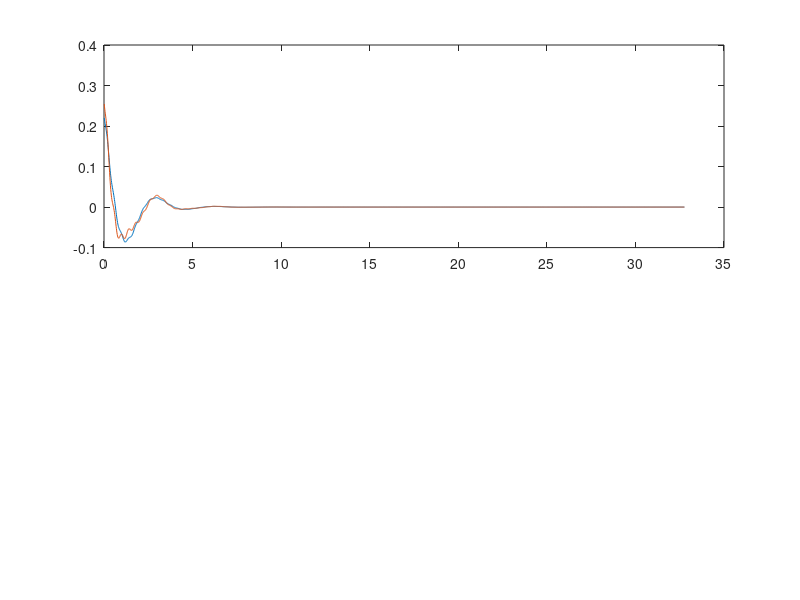

Write the MATLAB code that produced this figure. (Note: this script raises an error after producing the figure.)
%% Section 1: Plot 3pESEEM time domain and spectra for one and two equivalent 15N. This result is shown in SI Figure 4B, calculated using Equation S9-S12. 

clc;clear;

%Input parameters
tau=.210;
va=0.3;
vb=2.5;
k=0.5; %k=sin^2(2*eta)=(B*wI/wa/wb)^2, where eta is the half the angle between the two nuclear quantization axes, B is the hyperfine coupling, wI is the nuclear Larmor frequency, and wa and wb are the nuclear frequencies in the alpha and beta electron spin manifolds.
step=0.016; %(change in T)
points=2048;
deadtime=0.012; %T(0)
tdecay=.8; %exponential decay constant for time domain

%calculation
wa=va*2*pi;
wb=vb*2*pi;
T=deadtime:step:points*step-step+deadtime;

for i=1:points
    V1(i)=0.5*(1-k/2*((1-cos(2*pi*vb*tau))*(1-cos(2*pi*va*(tau+T(i)))))) + 0.5*(1-k/2*((1-cos(2*pi*va*tau))*(1-cos(2*pi*vb*(tau+T(i)))))); %one coupled 15N
    V2(i)=0.5*(1-k/2*((1-cos(2*pi*vb*tau))*(1-cos(2*pi*va*(tau+T(i))))))^2 + 0.5*(1-k/2*((1-cos(2*pi*va*tau))*(1-cos(2*pi*vb*(tau+T(i))))))^2; %two coupled 15N
    Va(i)=((1-cos(wb*tau))*(1-cos(wa*(T(i)+tau))))^2; %two nuclei, just the alpha terms
    Vb(i)=((1-cos(wa*tau))*(1-cos(wb*(T(i)+tau))))^2; %two nuclei, just the beta terms
end

V1a=V1;
V1=V1-mean(V1);
V2a=V2;
V2=V2-mean(V2);
decay=exp(-T*tdecay);
V1=V1.*decay;
%V1=V1/max(V1);
V2=V2.*decay;
%V2=V2/max(V2);

y1 = fft(V1);                               % Compute DFT of x
m1 = abs(y1);                               % Magnitud
p1 = unwrap(angle(y1));                     % Phase
f = (0:length(y1)-1)/step/length(y1);        % Frequency vector
y2 = fft(V2);                               % Compute DFT of x
m2 = abs(y2);                               % Magnitud
p2 = unwrap(angle(y2));                     % Phase
Va=Va-mean(Va);
Va=Va.*decay;
Va=Va/max(Va);
ya = fft(Va);                               % Compute DFT of x
ma = abs(ya);                               % Magnitud
pa = unwrap(angle(ya));                     % Phase

subplot(2,1,1)
p=plot(T,V1,T,V2)
p(1).LineWidth=1.3;
p(2).LineWidth=1.3;
legend('one 15N','two 15N',FontSize=12)
xlabel('T (\mus)',FontSize=12)
xlim([0 8])
subplot(2,1,2)
p=plot(f,m1,f,m2)
p(1).LineWidth=1.3;
p(2).LineWidth=1.3;
xlim([0 8])
legend('one 15N','two 15N',FontSize=12)
xlabel('Frequency (MHz)',FontSize=12)

%% Section 2: Check to see if Expanded equation, Eq S11, is correct: V3 = (1-k/2*(1-cos(wb*tau))*(1-cos(wa*(T(i)+tau))))^2... Only considers the first half of the equation dependent on wa, since the equation is identical when dependent on wb.
% Must be run after Section 1
for i=1:points
    VA(i)=(1-k/2*(1-cos(wb*tau))*(1-cos(wa*(T(i)+tau))))^2;
    V3(i)=(1-k*(1-cos(wb*tau))+k*k/4*(2.25-3*cos(wb*tau)+3/4*cos(2*wb*tau))+(k*(1-cos(wb*tau))-k*k/4*(3-4*cos(wb*tau)+cos(2*wb*tau)))*cos(wa*(T(i)+tau))+k*k/16*(3-4*cos(wb*tau)+cos(2*wb*tau))*cos(2*wa*(T(i)+tau)));
end

norm=1; %change the relative intensity of the two 15N ESEEM spectra

V3=V3-mean(V3);
decay=exp(-T*tdecay);
V3=V3.*decay;
V3=V3/max(V3)*norm;
y3 = fft(V3);                               % Compute DFT of x
m3 = abs(y3);                               % Magnitud
p3 = unwrap(angle(y3));                     % Phase
VA=VA-mean(VA);
VA=VA.*decay;
VA=VA/max(VA);
yA = fft(VA);                               % Compute DFT of x
mA = abs(yA);                               % Magnitud
pA = unwrap(angle(yA));                     % Phase

p=plot(f,mA,f,m3,'--')
p(1).LineWidth=1.3;
p(2).LineWidth=1.3;
xlim([0 8])
legend('one 15N','two 15N',FontSize=12)
xlabel('Frequency (MHz)',FontSize=12)

%% Section 3: Visualize relative intensity for va, vb, 2va, and 2vb at various tau values. This is shown in SI Figure 5
%this section works by MANUALLY picking the location of va, vb, 2va, and
%2vb. Check lines 153-156 if you significantly change the va and vb input.
%It's best to run section 4 after this, as this section has a lot of
%outputs that can be overwhelming

%input parameters
va=0.3;
vb=2.5;
k=0.5;
step=0.016;
points=2048;
deadtime=0.012;
tdecay=0.3;
taumin=.0;  %minimum tau to calculate, microseconds
taumax=3;  %maximum tau to calculate, microseconds

%calculation

wa=va*2*pi;
wb=vb*2*pi;
T=deadtime:step:points*step-step+deadtime;
decay=exp(-T*tdecay);


tauint=0.002;
taunumber=(taumax-taumin)/tauint+1;

tau=zeros(1,taunumber);
V2=zeros(points,taunumber);

for i=1:taunumber
    tau(i)=taumin+tauint*(i-1);
end

for j=1:points
    for i=1:taunumber
        V(j,i)=0.5*(1-k/2*((1-cos(wb*tau(i)))*(1-cos(wa*(tau(i)+T(j))))))^2 + 0.5*(1-k/2*((1-cos(wa*tau(i)))*(1-cos(wb*(tau(i)+T(j))))))^2; 
    end
end

V=V-mean(V);

for i=1:points
    V(i,:)=V(i,:)*decay(i);
end

ft=0*V;
ft=abs(fft(V));
fta=ft;

yoffset=01;

for i=1:taunumber
    fta(:,i)=fta(:,i)+yoffset*(i-1);
end

FAtau=ft(12,:);
F2Atau=ft(22,:)-ft(19,:); %Because 2va is on the shoulder of va, we subtract the contribution from va to best the isolated intensity of 2va
FBtau=ft(83,:);
F2Btau=ft(164,:);

f = (0:length(ft)-1)/step/length(ft);        % Frequency vector

subplot(2,2,1)
plot(T,V)
title('All time domain signals',FontSize=12)
xlabel('T (\mus)',FontSize=12)
xlim([0 10])
subplot(2,2,2)
plot(f,ft)
title('All frequency spectra',FontSize=12)
xlabel('Frequency (MHz)',FontSize=12)
xlim([0 8])
subplot(2,2,3)
p=plot(tau,FAtau,'r',tau,F2Atau,'r--',tau,FBtau,'b',tau,F2Btau,'b--')
p(1).LineWidth=1.3;
p(2).LineWidth=1.3;
p(3).LineWidth=1.3;
p(4).LineWidth=1.3;
title('Relative peak intensity as a function of \tau',FontSize=12)
xlabel('\tau (\mus)',FontSize=12)
legend('\nu_\alpha = 0.33 MHz','2\nu_\alpha = 0.64 MHz','\nu_\beta = 2.50 MHz','2\nu_\beta = 5.00 MHz')
subplot(2,2,4)
p=plot(f,ft(:,700))
p(1).LineWidth=1.3;
xlim([0 8])
title('Visualize a specific spectra',FontSize=12)
xlabel('Frequency (MHz)',FontSize=12)

%% Section 4: Replot previous figure for Relative peak intensitys as a function of tau.
%Requires Section 3 to be run. Lines 200 and 201 can be used to input vertical lines at experimental tau
tau1000=1000*tau;

subplot(1,1,1)
p=plot(tau1000,FAtau,'r',tau1000,F2Atau,'r--',tau1000,FBtau,'b',tau1000,F2Btau,'b--')
p(1).LineWidth=1.3;
p(2).LineWidth=1.3;
p(3).LineWidth=1.3;
p(4).LineWidth=1.3;
xlim([0 1500])
title('Relative Peak Intensity as a Function of \tau',FontSize=12)
xlabel('\tau (ns)',FontSize=12)
ylabel('ESEEM intensity')
xline(144,'--','Color','#77AC30') %line one
xline(210,'Color','#77AC30')      %line two
legend('\nu_\alpha = 0.33 MHz','2\nu_\alpha = 0.64 MHz','\nu_\beta = 2.50 MHz','2\nu_\beta = 5.00 MHz','\tau = 144 ns','\tau = 210 ns')

